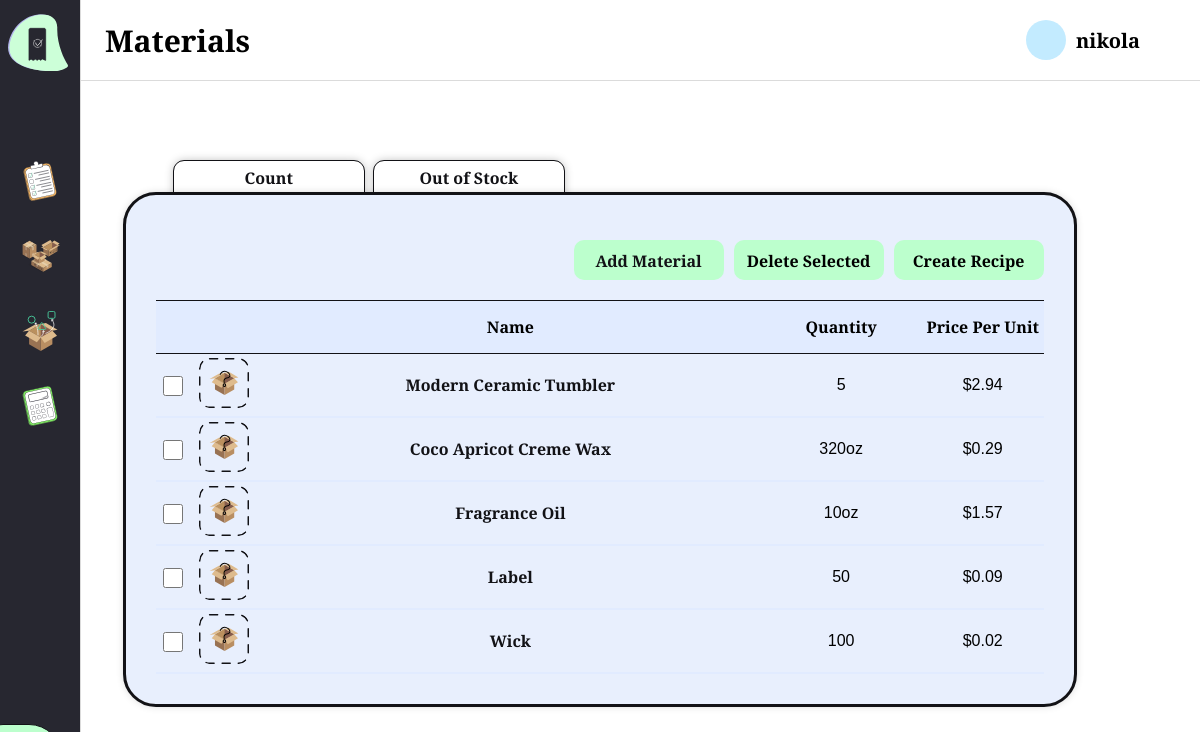
The app's page /inventory/components/ (signed in) with its own data.
### inventory/models.py (models this page shows)
class Component(models.Model):
    OUNCE = "oz"
    POUND = "lbs"
    NONE = "Ct"
    UNIT_CHOICES = {
        OUNCE: "oz",
        POUND: "lbs",
        NONE: "ct"
    }
    user = models.ForeignKey(User, on_delete=models.CASCADE)
    name = models.CharField(max_length=30)
    unit = models.CharField(max_length=3, choices=UNIT_CHOICES, default=NONE)
    quantity = models.IntegerField()
    price = models.DecimalField(max_digits=5, decimal_places=2)
    component_image = models.ImageField(upload_to='product_images/', default='product_images/product_default4.svg', blank=True)
    def __str__(self):
        return self.name

### inventory/views.py (the view, shortened to what this page needs)
# urls.py: path('components/', views.components, name = 'components'),
def components(request):
    component = Component.objects.filter(user=request.user)
    component_count = component.count()
    out_of_stock = Component.objects.filter(quantity = 0, user=request.user).count()
    recipe_form = RecipeForm()
    formset = RecipeMaterialFormSet()
    print(request.POST)
    return render(request, "inventory/components.html",
                  { 'components' : component,
                    'component_count' : component_count,
                    'out_of_stock' : out_of_stock,
                    'recipe_form':recipe_form,
                    'formset':formset,
                   })

### inventory/forms.py
class RecipeForm(forms.ModelForm):
    class Meta:
        model = Recipe
        fields = ['name', 'description']
        widgets = {
            'name':forms.TextInput(attrs={'class':'modal-field', 'label':'Name'}),
            'description':forms.TextInput(attrs={'class':'modal-field'})
        }

### Application/views.py (called while the page is built)
def get_username(request):
    if request.user.is_authenticated:
        return {'username': request.user.username}
    return {'username': None}

### inventory/templates/inventory/components.html (shortened to what this page needs)
{% extends 'layout.html' %}
{% load static %}
{% block header %}
    Materials
{% endblock %}
{% block content %}
<div class="inv_page_container">
    {% if component_count == 0 %}
        <div class="empty-inventory-container">
            <h2>
                No Materials Available in Inventory <br>
            </h2>
            <div class="empty-inventory_page-form" >
                <img src="{% static 'empty_inv.svg' %}" alt="Logo" class="empty_inv_svg">
            </div >
            <div>
                <a href="{% url 'inventory:add_component' %}" class="btn">Add Material</a>
            </div>
        </div>
    {% else %}
        <div class="inv_page_container-stats">
            <div class="left-group">
                <div class="inventory_page-form-small" >
                    <p class="stat_title">
                        Count
                    </p>
                    <p class="stat_number">
                    </p>
                </div>
                <div class="inventory_page-form-small" >
                    <p class="stat_title">
                        Out of Stock
                    </p>
                    <p class="stat_number">
                    </p>
                </div>
            </div>
        </div>
        <div class="inventory_page-form">
            <div class="inv-btn-container">
                <a href="{% url 'inventory:add_component' %}" class="btn">Add Material</a>
                <button id="delete_button" type="button" class = 'btn'>Delete Selected</button>
                <button id="createRecipeBtn" class="btn">Create Recipe</button>
            </div>
            <form id="delete_form" method="post" action="{% url 'inventory:components' %}" enctype="multipart/form-data">
                <table>
                    <thead>
                        <tr>
                            <th style="width: 3%;"></th>
                            <th style="width: 7%;"></th>
                            <th style="width: 50%;">Name</th>
                            <th style="width: 16%;">Quantity</th>
                            <th style="width: 12%;">Price Per Unit</th>
                        </tr>
                    </thead>
                    <tbody>
                        {% for component in components %}
                            <tr>
                                <td>
                                    <input type="checkbox" class="form-check-input-select" name="selected_components" value="{{ component.id }}">
                                </td>
                                <td>
                                    <a class="no_underline" href="{% url 'inventory:component_page' id=component.id name=component.name %}">
                                        <img src="{{ component.component_image.url }}" alt="📦" class="default_product_icon">
                                    </a>
                                </td>
                                <td>
                                    <a class="no_underline" href="{% url 'inventory:component_page' id=component.id name=component.name %}">
                                        {{ component.name }}
                                    </a>
                                </td>
                                <td>{% if component.unit == 'Ct' %}
                                        {{ component.quantity }}
                                    {% else %}
                                        {{ component.quantity }}{{ component.unit}}
                                    {% endif %}
                                </td>
                                <td>${{ component.price }}</td>
                            </tr>
                        {% endfor %}
                    </tbody>
                </table>
            </form>
        </div>
    {% endif %}
</div>
{% endblock %}

### templates/layout.html (shortened to what this page needs)
<!DOCTYPE html>
{% load static %}
<html lang="en">
<head>
    <link rel="stylesheet" href="{% static 'css/style.css' %}">
</head>
<body {% block body_class %} class="using-mouse" {% endblock %}>
    <div class="navbar" id="navbar">
        <div class="sidebar-logo-container">
            <a href="{% url 'dashboard:dashboard' %}">
                <img src="{% static 'logo1.svg' %}" alt="Logo" class="sidebar-logo">
            </a>
        </div>
        <nav class="icon-container">
            <ul class="icon-list">
                <li class="icon">
                    <a href="{% url 'dashboard:dashboard' %}" title="Dashboard">
                        <img src="{% static 'clipboard_simple.svg' %}" alt="Dashboard page link">
                    </a>
                </li>
                <li class="icon">
                    <a href="{% url 'inventory:inventory' %}" title="Inventory">
                        <img src="{% static 'inventory3.svg' %}" alt="Inventory page link">
                    </a>
                </li>
                <li class="icon">
                    <a href="{% url 'inventory:components' %}" title="Materials">
                        <img src="{% static 'components_icon2.svg' %}" alt="Materials page link">
                    </a>
                </li>
                <li class="icon">
                    <a href="{% url 'calculator:calculator' %}" title="Wax Calculator">
                        <img src="{% static 'calculator.svg' %}" alt="Wax calculator page link">
                    </a>
                </li>
            </ul>
        </nav>
    </div>
    <header class="header">
            <div class="page-name-container">
            {% block header %}
            {% endblock %}
            </div>
        <div class="username">
            <div class="user-circle"></div>
            <div style="font-weight:bold; font-size:20px;">{{ username }}</div>
        </div>
    </header>
    <div class="main-content">
        {% block content %}
        {% endblock %}
    </div>
</body>
</html>

### records on screen
Component: component_image (placeholder picture), name "Modern Ceramic Tumbler", quantity "5", price "2.94"
Component: component_image (placeholder picture), name "Coco Apricot Creme Wax", quantity "320", unit "oz", price "0.29"
Component: component_image (placeholder picture), name "Fragrance Oil", quantity "10", unit "oz", price "1.57"
Component: component_image (placeholder picture), name "Label", quantity "50", price "0.09"
Component: component_image (placeholder picture), name "Wick", quantity "100", price "0.02"

### other values on screen
{{ username }} "nikola"
